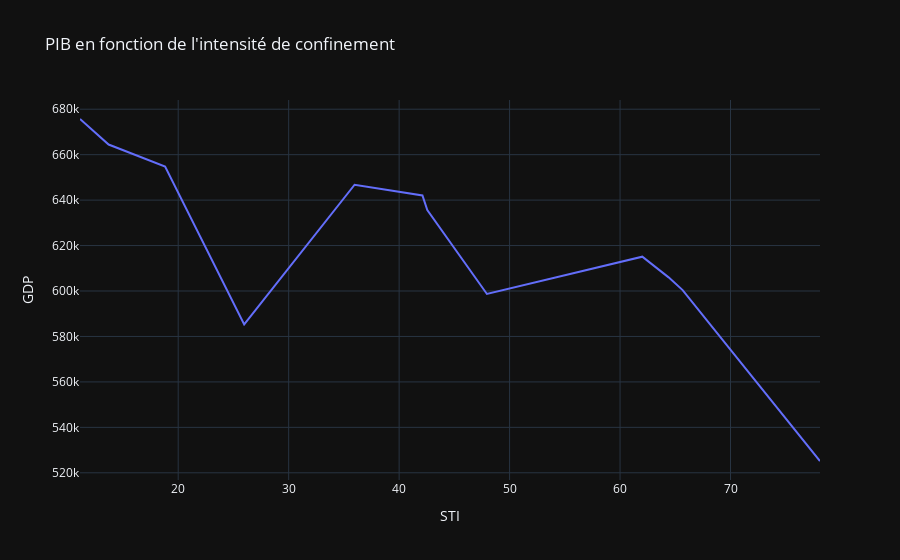

The code cell stored with this chart in its notebook:
### Code cell
data_quarterly_sorted = data_quarterly.sort_values(by="STI")

fig_1 = px.line(data_quarterly_sorted, x="STI", y="GDP", title='PIB en fonction de l\'intensité de confinement', template=template)
fig_1.show()

### Figure 1 — Plotly figure (JSON) as saved in the notebook; plotly's stock layout.template omitted (floating-point values rounded to 4 significant figures)
{"data": [{"hovertemplate": "STI=%{x}<br>GDP=%{y}<extra></extra>", "legendgroup": "", "line": {"color": "#636efa", "dash": "solid"}, "marker": {"symbol": "circle"}, "mode": "lines", "name": "", "orientation": "v", "showlegend": false, "type": "scatter", "x": [11.11, 13.7, 18.81, 25.97, 35.97, 42.11, 42.55, 47.95, 62.02, 64.39, 65.66, 78.1], "xaxis": "x", "y": [675691, 664400.0, 654800.0, 585300.0, 646800.0, 642000.0, 635600.0, 598700.0, 615100.0, 606000.0, 600400.0, 525200.0], "yaxis": "y"}], "layout": {"legend": {"tracegroupgap": 0}, "title": {"text": "PIB en fonction de l'intensité de confinement"}, "xaxis": {"anchor": "y", "domain": [0, 1], "title": {"text": "STI"}}, "yaxis": {"anchor": "x", "domain": [0, 1], "title": {"text": "GDP"}}}}
